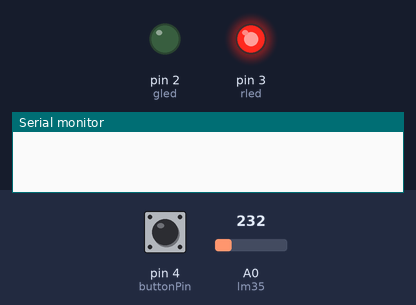
The sketch below on a simulated Arduino Uno, built with avr-gcc and run on an emulated ATmega328P. On the bench: output pins drawn as LEDs (lit = HIGH), the last lines printed to the serial monitor. The test bench sets the inputs (shaded band); at power-on: pin 4 (buttonPin) LOW, A0 (lm35) = 232. Storage starts empty.

Above: at 1.2 s.
1.3 s: pin 4 (buttonPin) pulled HIGH for 0.15 s
At 2.0 s:
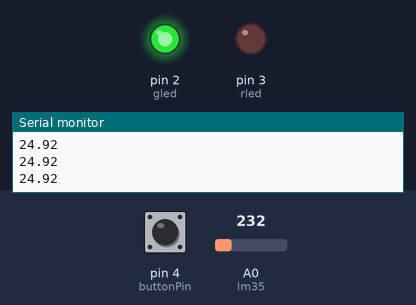
2.9 s: pin 4 (buttonPin) pulled HIGH for 1 s
At 4.1 s:
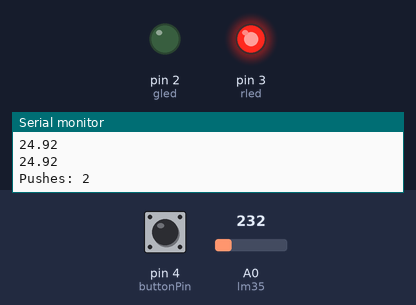
5.4 s: pin 4 (buttonPin) pulled HIGH for 3.2 s
At 6.3 s:
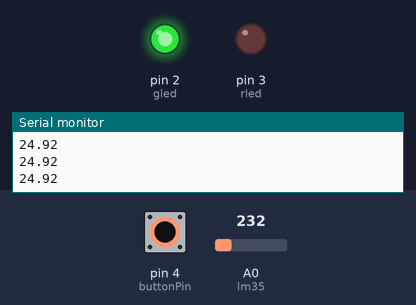
Timing chart, 0 to 8.4 s (numbered marks = the images above; inputs shaded):
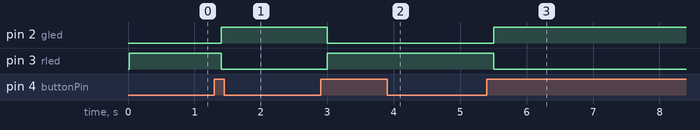

The sketch:

datalogger.ino
```cpp
#include <SD.h>

const int cs = 10;     // CS Pin

const int lm35 = A0;           // LM35 pin
const int buttonPin = 4;       // the number of the input pin
const int rled = 3;            // Red led pin
const int gled = 2;            // Green led pin

int button_state = 0;          // HIGH or LOW?
int button_last_state = 0;     // Last state of the button
int button_counter = 0;        // Number of pushes

void setup()
{
  Serial.begin(9600);
  analogReference(INTERNAL);    // Reference for LM35. 10 mV = 1 Celcius. 10/1.0742 = 9.31
  pinMode(buttonPin, INPUT);    // Input(button) and Outputs(LEDs)
  pinMode(rled, OUTPUT);
  pinMode(gled, OUTPUT);
}

void loop()
{

  float sensor_val = analogRead(lm35);   // Raw data from LM35
  float temp = sensor_val/9.31;          // Temperature result
  button_state = digitalRead(buttonPin); // Reading button state

// Compare button with its previous state
  if (button_state != button_last_state) {
    // If the state is changed, increment the counter
    if (button_state == HIGH) {
      button_counter++;
      Serial.print("Pushes: ");
      Serial.println(button_counter);
    }
    else {

    }
    delay(50);
  }
  // If the card is inserted or not.
  if (!SD.begin(cs)) {
      Serial.println("Please Insert the card...");
  }
  // If you pressed the button sd card will start logging:
  if(button_counter % 2 == 1){

    // Open the file
    File dataFile = SD.open("log.txt", FILE_WRITE);

    // if the file is available, start writing:
    if (dataFile && SD.begin(cs)) {
      digitalWrite(gled, HIGH);
      digitalWrite(rled, LOW);
      dataFile.println(temp);
      dataFile.close();
      Serial.println(temp);  // Print on serial port too.
    }
    else {
      error_file();
      Serial.println("error opening file");
    }
    delay(50);
    }

    // If card is inserted but button state is changed:
    else{
       digitalWrite(rled, HIGH);
       digitalWrite(gled, LOW);
    }

      button_last_state = button_state;   // Update last button state
}

// Error opening file indicator
int error_file(){
  digitalWrite(gled, LOW);
  digitalWrite(rled, HIGH);
  delay(250);
  digitalWrite(rled, LOW);
}
```

Measured:
- after the input at 1.3 s, pin 2 (gled): LOW → HIGH after 0.11 s; pin 3 (rled): HIGH → LOW after 0.11 s
- after the input at 2.9 s, pin 2 (gled): HIGH → LOW after 0.10 s; pin 3 (rled): LOW → HIGH after 0.10 s
- after the input at 5.4 s, pin 2 (gled): LOW → HIGH after 0.11 s; pin 3 (rled): HIGH → LOW after 0.11 s
